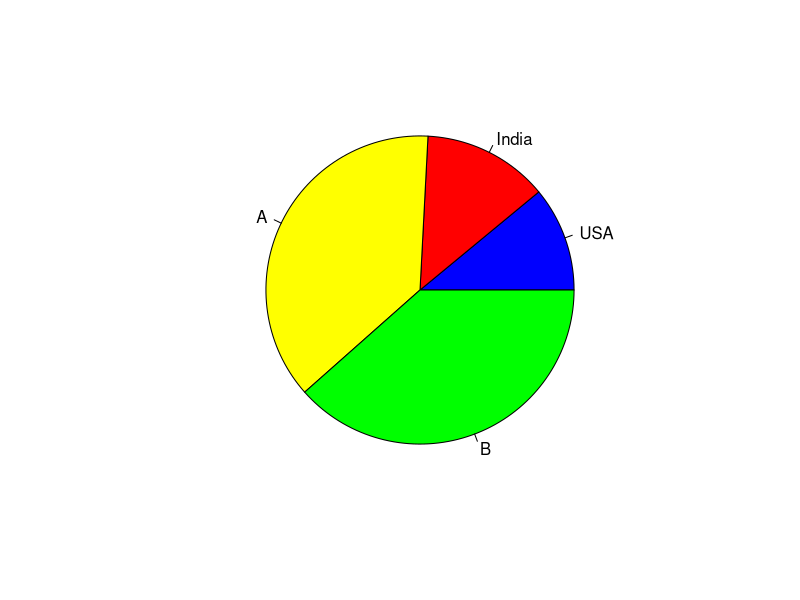
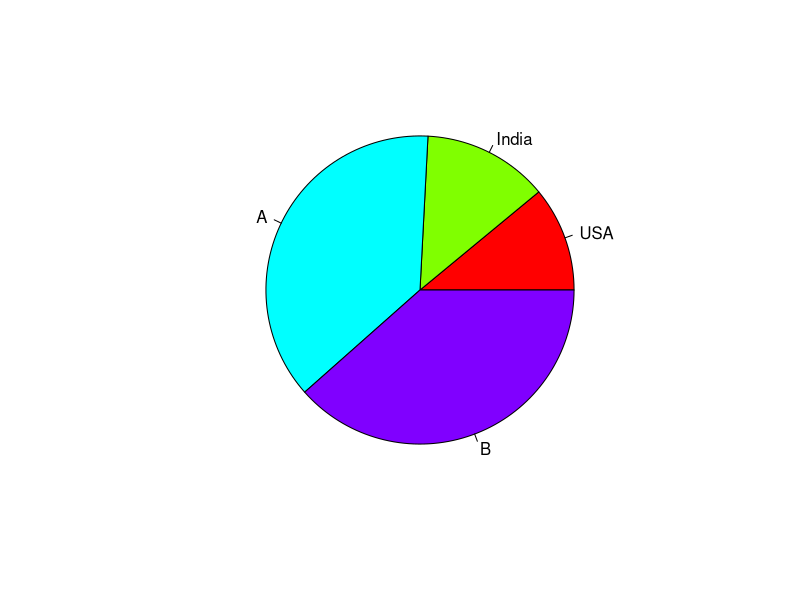
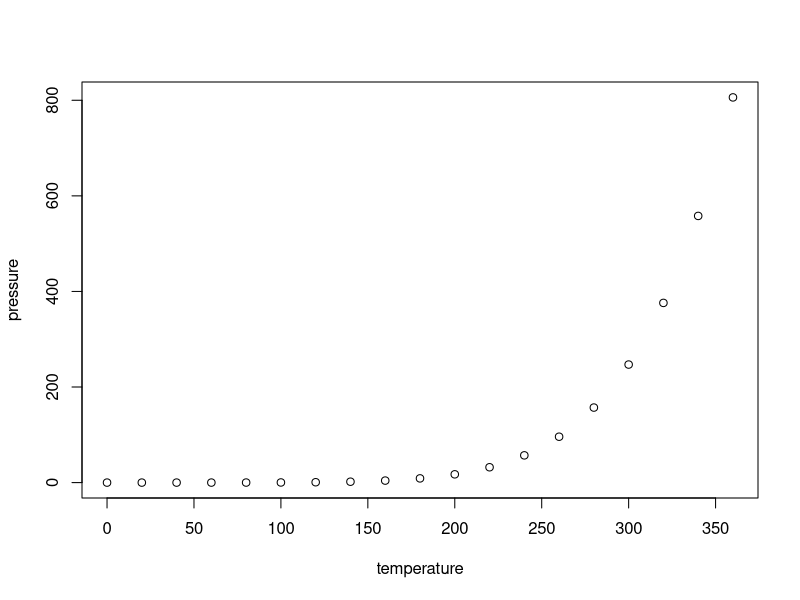

Source code (R) for these figures, in order:
## ---- chunk 1
knitr::opts_chunk$set(echo = FALSE)
## ---- chunk 2
x<-c(10,12,34,35)
lable<-c("USA","India","A","B")
color=c('blue','red','yellow','green')

pie(x,lable,col=color)

pie(x,lable,col=rainbow(length(x)))
## ---- chunk 3
summary(cars)
## ---- chunk 4
plot(pressure)
